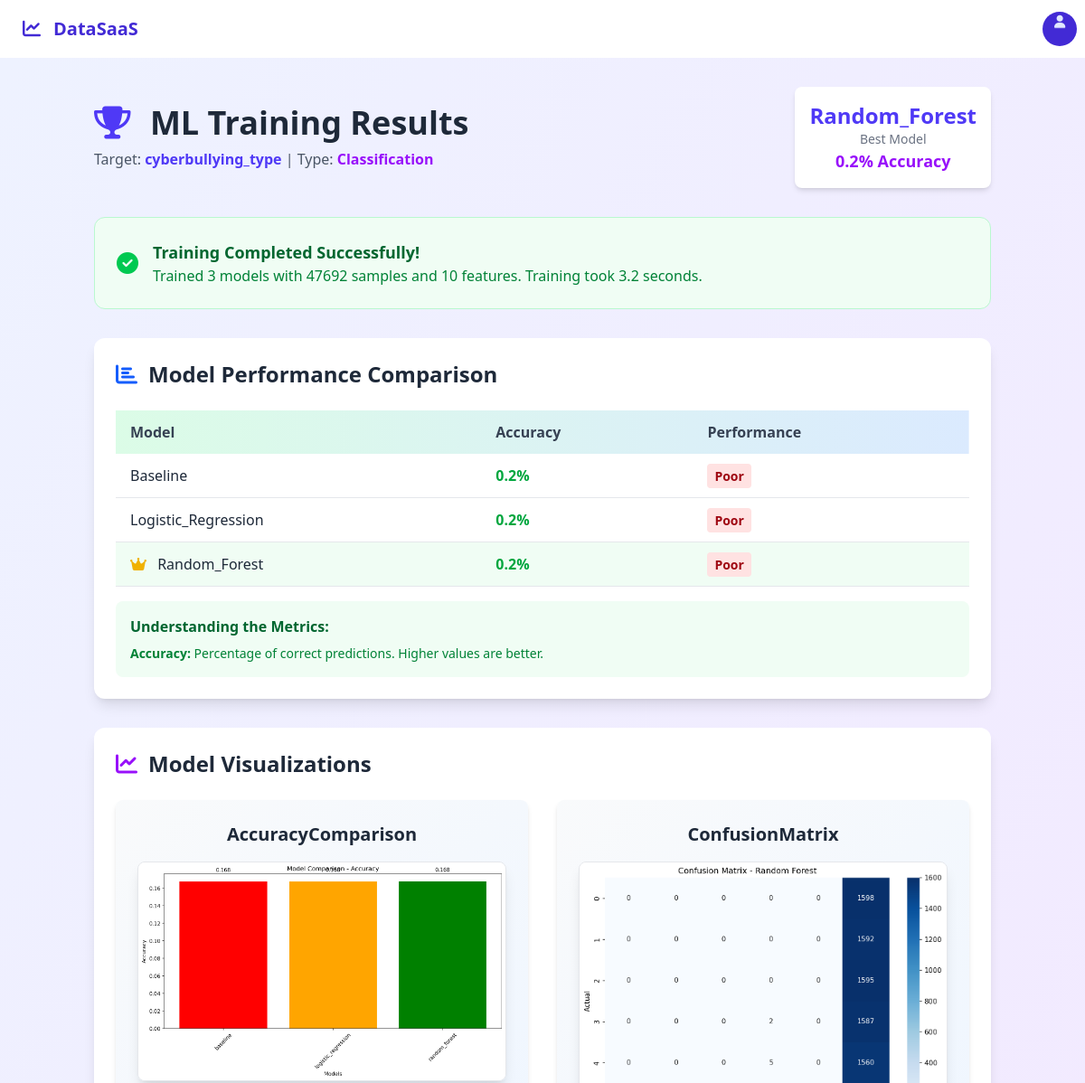
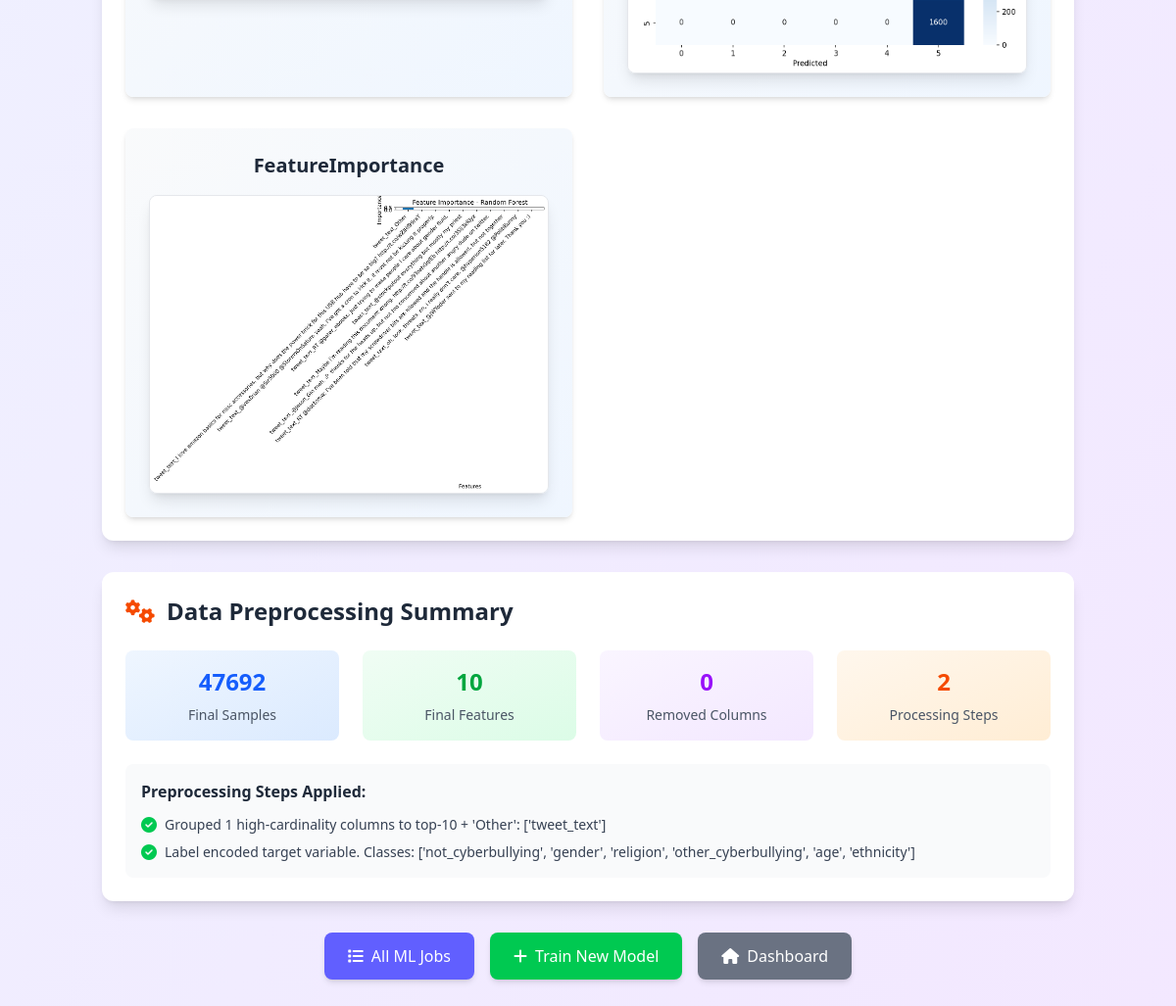
/analytics/ml/results/19/ (signed in), run on the app's committed database (2 pictures, top to bottom).
### accounts/models.py (models this page shows, shortened)
class MLTrainingJob(models.Model):
    STATUS_CHOICES = (
        ('PENDING', 'Pending'),
        ('RUNNING', 'Running'),
        ('COMPLETED', 'Completed'),
        ('FAILED', 'Failed'),
    )
    PROBLEM_TYPE_CHOICES = (
        ('REGRESSION', 'Regression'),
        ('CLASSIFICATION', 'Classification'),
    )
    uploaded_file = models.ForeignKey('UploadedFile', on_delete=models.CASCADE)
    target_column = models.CharField(max_length=255)
    problem_type = models.CharField(max_length=20, choices=PROBLEM_TYPE_CHOICES)
    status = models.CharField(max_length=20, choices=STATUS_CHOICES, default='PENDING')
    test_size = models.FloatField(default=0.2)
    random_state = models.IntegerField(default=42)
    preprocessing_info = models.JSONField(null=True, blank=True)
    model_results = models.JSONField(null=True, blank=True)
    model_paths = models.JSONField(null=True, blank=True)  # Paths to saved models
    plot_paths = models.JSONField(null=True, blank=True)   # Paths to generated plots
    created_at = models.DateTimeField(auto_now_add=True)
    completed_at = models.DateTimeField(null=True, blank=True)
    error_message = models.TextField(null=True, blank=True)
    best_model_name = models.CharField(max_length=100, null=True, blank=True)
    best_model_score = models.FloatField(null=True, blank=True)  # R² for regression, Accuracy for classification
    class Meta:
        ordering = ['-created_at']

### analytics/ml_views.py (the view)
# urls.py: path('ml/results/<int:job_id>/', ml_views.ml_results, name='ml_results'),
@login_required
def ml_results(request, job_id):
    try:
        ml_job = get_object_or_404(MLTrainingJob, id=job_id, uploaded_file__user=request.user)
        if ml_job.status != 'COMPLETED':
            messages.warning(request, 'Training not completed yet.')
            return redirect('analytics:train_model', job_id=job_id)
        context = {
            'ml_job': ml_job,
            'uploaded_file': ml_job.uploaded_file,
            'problem_type': ml_job.problem_type.lower(),
            'target_column': ml_job.target_column,
            'preprocessing_info': ml_job.preprocessing_info,
            'model_results': ml_job.model_results,
            'plot_paths': ml_job.plot_paths,
            'best_model': {
                'name': ml_job.best_model_name,
                'score': ml_job.best_model_score
            },
            'training_time': (ml_job.completed_at - ml_job.created_at).total_seconds() if ml_job.completed_at else None,
            'MEDIA_URL': settings.MEDIA_URL,  # ✅ Add MEDIA_URL for production
        }
        return render(request, 'analytics/ml_results.html', context)
    except Exception as e:
        messages.error(request, f'Error loading results: {str(e)}')
        return redirect('accounts:dashboard')

### templates/analytics/ml_results.html (shortened to what this page needs)
{% extends 'base.html' %}
{% load custom_filters %}
{% block content %}
<div class="min-h-screen bg-gradient-to-br from-indigo-50 to-purple-100">
    <div class="container mx-auto px-4 py-8">
        <div class="max-w-7xl mx-auto">
            <div class="mb-8">
                <div class="flex items-center justify-between mb-6">
                    <div>
                        <h1 class="text-4xl font-bold text-gray-800 mb-2">
                            <i class="fas fa-trophy mr-3 text-indigo-600"></i>
                            ML Training Results
                        </h1>
                        <p class="text-gray-600">Target: <span class="font-semibold text-indigo-600">{{ target_column }}</span> |
                           Type: <span class="font-semibold text-purple-600">{{ problem_type|title }}</span></p>
                    </div>
                    <div class="hidden lg:block">
                        <div class="bg-white rounded-lg shadow-md p-4">
                            <div class="text-center">
                                <div class="text-2xl font-bold text-indigo-600">{{ best_model.name|title }}</div>
                                <div class="text-sm text-gray-500">Best Model</div>
                                <div class="text-lg font-semibold text-purple-600">
                                    {% if problem_type == 'regression' %}
                                        R² = {{ best_model.score|floatformat:3 }}
                                    {% else %}
                                        {{ best_model.score|floatformat:1 }}% Accuracy
                                    {% endif %}
                                </div>
                            </div>
                        </div>
                    </div>
                </div>
            </div>
            <div class="bg-green-50 border border-green-200 rounded-xl p-6 mb-8">
                <div class="flex items-center">
                    <i class="fas fa-check-circle text-green-500 text-2xl mr-4"></i>
                    <div>
                        <h3 class="text-lg font-semibold text-green-800">Training Completed Successfully!</h3>
                        <p class="text-green-700">
                            Trained 3 models with {{ preprocessing_info.sample_count }} samples and {{ preprocessing_info.feature_count }} features.
                            {% if training_time %}
                                Training took {{ training_time|floatformat:1 }} seconds.
                            {% endif %}
                        </p>
                    </div>
                </div>
            </div>
            <div class="bg-white rounded-xl shadow-lg p-6 mb-8">
                <h2 class="text-2xl font-bold text-gray-800 mb-6 flex items-center">
                    <i class="fas fa-chart-bar mr-3 text-blue-600"></i>
                    Model Performance Comparison
                </h2>
                {% if problem_type == 'regression' %}
                <div class="overflow-x-auto">
                    <table class="w-full table-auto">
                        <thead>
                            <tr class="bg-gradient-to-r from-blue-100 to-indigo-100">
                                <th class="px-4 py-3 text-left font-semibold text-gray-700">Model</th>
                                <th class="px-4 py-3 text-left font-semibold text-gray-700">RMSE</th>
                                <th class="px-4 py-3 text-left font-semibold text-gray-700">R² Score</th>
                                <th class="px-4 py-3 text-left font-semibold text-gray-700">Performance</th>
                            </tr>
                        </thead>
                        <tbody>
                            {% for model_name, results in model_results.items %}
                            <tr class="border-b border-gray-200 hover:bg-gray-50 {% if model_name == best_model.name %}bg-green-50{% endif %}">
                                <td class="px-4 py-3 font-medium text-gray-800">
                                    {% if model_name == best_model.name %}
                                        <i class="fas fa-crown text-yellow-500 mr-2"></i>
                                    {% endif %}
                                    {{ model_name|title }}
                                </td>
                                <td class="px-4 py-3 text-red-600 font-semibold">{{ results.rmse|floatformat:4 }}</td>
                                <td class="px-4 py-3 text-blue-600 font-semibold">{{ results.r2|floatformat:4 }}</td>
                                <td class="px-4 py-3">
                                    {% if results.r2 > 0.8 %}
                                        <span class="bg-green-100 text-green-800 px-2 py-1 rounded text-sm font-semibold">Excellent</span>
                                    {% elif results.r2 > 0.6 %}
                                        <span class="bg-blue-100 text-blue-800 px-2 py-1 rounded text-sm font-semibold">Good</span>
                                    {% elif results.r2 > 0.3 %}
                                        <span class="bg-yellow-100 text-yellow-800 px-2 py-1 rounded text-sm font-semibold">Fair</span>
                                    {% else %}
                                        <span class="bg-red-100 text-red-800 px-2 py-1 rounded text-sm font-semibold">Poor</span>
                                    {% endif %}
                                </td>
                            </tr>
                            {% endfor %}
                        </tbody>
                    </table>
                </div>
                <div class="mt-4 p-4 bg-blue-50 rounded-lg">
                    <h4 class="font-semibold text-blue-800 mb-2">Understanding the Metrics:</h4>
                    <div class="text-blue-700 text-sm space-y-1">
                        <p><strong>RMSE (Root Mean Square Error):</strong> Lower values are better. Measures average prediction error.</p>
                        <p><strong>R² (R-squared):</strong> Higher values are better (0-1). Measures how well the model explains the data variance.</p>
                    </div>
                </div>
                {% else %}
                <div class="overflow-x-auto">
                    <table class="w-full table-auto">
                        <thead>
                            <tr class="bg-gradient-to-r from-green-100 to-blue-100">
                                <th class="px-4 py-3 text-left font-semibold text-gray-700">Model</th>
                                <th class="px-4 py-3 text-left font-semibold text-gray-700">Accuracy</th>
                                <th class="px-4 py-3 text-left font-semibold text-gray-700">Performance</th>
                            </tr>
                        </thead>
                        <tbody>
                            {% for model_name, results in model_results.items %}
                            <tr class="border-b border-gray-200 hover:bg-gray-50 {% if model_name == best_model.name %}bg-green-50{% endif %}">
                                <td class="px-4 py-3 font-medium text-gray-800">
                                    {% if model_name == best_model.name %}
                                        <i class="fas fa-crown text-yellow-500 mr-2"></i>
                                    {% endif %}
                                    {{ model_name|title }}
                                </td>
                                <td class="px-4 py-3 text-green-600 font-semibold">{{ results.accuracy|floatformat:1 }}%</td>
                                <td class="px-4 py-3">
                                    {% if results.accuracy > 0.9 %}
                                        <span class="bg-green-100 text-green-800 px-2 py-1 rounded text-sm font-semibold">Excellent</span>
                                    {% elif results.accuracy > 0.8 %}
                                        <span class="bg-blue-100 text-blue-800 px-2 py-1 rounded text-sm font-semibold">Good</span>
                                    {% elif results.accuracy > 0.7 %}
                                        <span class="bg-yellow-100 text-yellow-800 px-2 py-1 rounded text-sm font-semibold">Fair</span>
                                    {% else %}
                                        <span class="bg-red-100 text-red-800 px-2 py-1 rounded text-sm font-semibold">Poor</span>
                                    {% endif %}
                                </td>
                            </tr>
                            {% endfor %}
                        </tbody>
                    </table>
                </div>
                <div class="mt-4 p-4 bg-green-50 rounded-lg">
                    <h4 class="font-semibold text-green-800 mb-2">Understanding the Metrics:</h4>
                    <div class="text-green-700 text-sm">
                        <p><strong>Accuracy:</strong> Percentage of correct predictions. Higher values are better.</p>
                    </div>
                </div>
                {% endif %}
            </div>
            {% if plot_paths %}
            <div class="bg-white rounded-xl shadow-lg p-6 mb-8">
                <h2 class="text-2xl font-bold text-gray-800 mb-6 flex items-center">
                    <i class="fas fa-chart-line mr-3 text-purple-600"></i>
                    Model Visualizations
                </h2>
                <div class="grid grid-cols-1 lg:grid-cols-2 gap-8">
                    {% for plot_name, plot_path in plot_paths.items %}
                    <div class="bg-gradient-to-br from-gray-50 to-blue-50 rounded-lg p-6 shadow-md">
                        <h3 class="text-xl font-semibold text-gray-800 mb-4 text-center">
                            {{ plot_name|title|replace:"_ " }}
                        </h3>
                        <div class="flex justify-center">
                            <img src="/media/{{ plot_path }}" alt="{{ plot_name }}"
                                 class="max-w-full h-auto rounded-lg shadow-lg border border-gray-200">
                        </div>
                    </div>
                    {% endfor %}
                </div>
            </div>
            {% endif %}
            <div class="bg-white rounded-xl shadow-lg p-6 mb-8">
                <h2 class="text-2xl font-bold text-gray-800 mb-6 flex items-center">
                    <i class="fas fa-cogs mr-3 text-orange-600"></i>
                    Data Preprocessing Summary
                </h2>
                <div class="grid grid-cols-1 md:grid-cols-2 lg:grid-cols-4 gap-6 mb-6">
                    <div class="text-center bg-gradient-to-br from-blue-50 to-blue-100 p-4 rounded-lg">
                        <div class="text-2xl font-bold text-blue-600 mb-2">{{ preprocessing_info.sample_count }}</div>
                        <div class="text-gray-600 text-sm">Final Samples</div>
                    </div>
                    <div class="text-center bg-gradient-to-br from-green-50 to-green-100 p-4 rounded-lg">
                        <div class="text-2xl font-bold text-green-600 mb-2">{{ preprocessing_info.feature_count }}</div>
                        <div class="text-gray-600 text-sm">Final Features</div>
                    </div>
                    <div class="text-center bg-gradient-to-br from-purple-50 to-purple-100 p-4 rounded-lg">
                        <div class="text-2xl font-bold text-purple-600 mb-2">{{ preprocessing_info.removed_columns|length }}</div>
                        <div class="text-gray-600 text-sm">Removed Columns</div>
                    </div>
                    <div class="text-center bg-gradient-to-br from-orange-50 to-orange-100 p-4 rounded-lg">
                        <div class="text-2xl font-bold text-orange-600 mb-2">{{ preprocessing_info.steps|length }}</div>
                        <div class="text-gray-600 text-sm">Processing Steps</div>
                    </div>
                </div>
                <div class="bg-gray-50 rounded-lg p-4">
                    <h3 class="font-semibold text-gray-800 mb-3">Preprocessing Steps Applied:</h3>
                    <ul class="space-y-2">
                        {% for step in preprocessing_info.steps %}
                        <li class="flex items-start">
                            <i class="fas fa-check-circle text-green-500 mr-2 mt-0.5 flex-shrink-0"></i>
                            <span class="text-gray-700 text-sm">{{ step }}</span>
                        </li>
                        {% endfor %}
                    </ul>
                </div>
            </div>
            <div class="flex justify-center space-x-4">
                <a href="{% url 'analytics:ml_jobs_list' %}"
                   class="bg-indigo-500 hover:bg-indigo-600 text-white px-6 py-3 rounded-lg shadow-md transition duration-300 flex items-center">
                    <i class="fas fa-list mr-2"></i>
                    All ML Jobs
                </a>
                <a href="{% url 'analytics:select_target_column' uploaded_file.id %}"
                   class="bg-green-500 hover:bg-green-600 text-white px-6 py-3 rounded-lg shadow-md transition duration-300 flex items-center">
                    <i class="fas fa-plus mr-2"></i>
                    Train New Model
                </a>
                <a href="{% url 'accounts:dashboard' %}"
                   class="bg-gray-500 hover:bg-gray-600 text-white px-6 py-3 rounded-lg shadow-md transition duration-300 flex items-center">
                    <i class="fas fa-home mr-2"></i>
                    Dashboard
                </a>
            </div>
        </div>
    </div>
</div>
{% endblock %}

### data on the page
MLTrainingJob: target_column "cyberbullying_type", problem_type "Classification", name "Random_Forest", score "0.2", best_model_name "Random_Forest", accuracy "0.2"

### other printed values
{{ preprocessing_info.sample_count }} "47692"
{{ preprocessing_info.feature_count }} "10"
{{ training_time|floatformat:1 }} "3.2"
{{ model_name|title }} "Baseline" "Logistic_Regression"
{{ results.accuracy|floatformat:1 }} "0.2" "0.2"
{{ plot_name|title|replace:"_ " }} "AccuracyComparison" "ConfusionMatrix" "FeatureImportance"
{{ preprocessing_info.removed_columns|length }} "0"
{{ preprocessing_info.steps|length }} "2"
{{ step }} "Grouped 1 high-cardinality columns to top-10 + 'Other': ['tweet_text']" "Label encoded target variable. Classes: ['not_cyberbullying', 'gender', 'religion', 'other_cyberbullying', 'age', 'ethnicity']"
